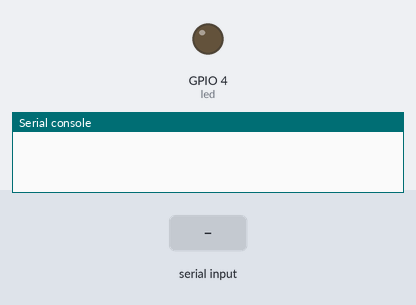
This program was run on a simulated ESP32 board running MicroPython. On the bench: output pins drawn as LEDs (lit = HIGH), the last lines printed to the serial console. The test bench sets the inputs (shaded band).

Above: at 1.2 s.
1.3 s: "1" typed at the serial console, then Enter
At 2.3 s:
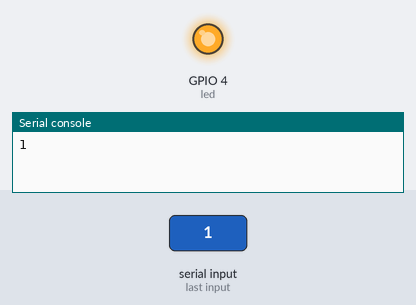
2.8 s: "5" typed at the serial console, then Enter
At 3.4 s:
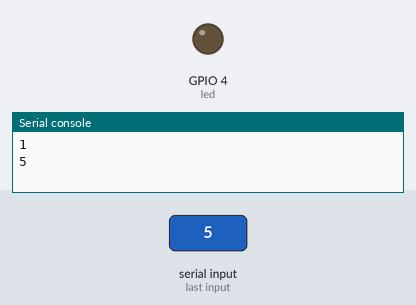
Timing chart, 0 to 5.8 s (numbered marks = the images above; inputs shaded):
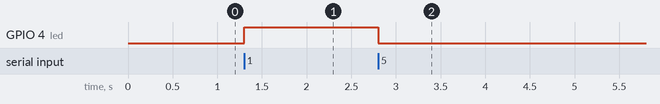

The program:

relay.py
```python
#Insertamso las librerias de trabajo
from machine import Pin
#libreria para el tiempo
import time

# Reemplaza 'pin_number' con el número del pin GPIO que estás usando
pin_number = 4

# Configura el pin como salida
led = Pin(pin_number, Pin.OUT)

#variable de trabajo
var = 0

while True:
    #pregunta sobre estadp
    var = int(input())
    #actua el estado
    if var == 1:
        led.value(1)
    else:
        led.value(0)
```

Measured:
- after the input at 1.3 s, GPIO 4 (led): LOW → HIGH at once
- after the input at 2.8 s, GPIO 4 (led): HIGH → LOW at once
